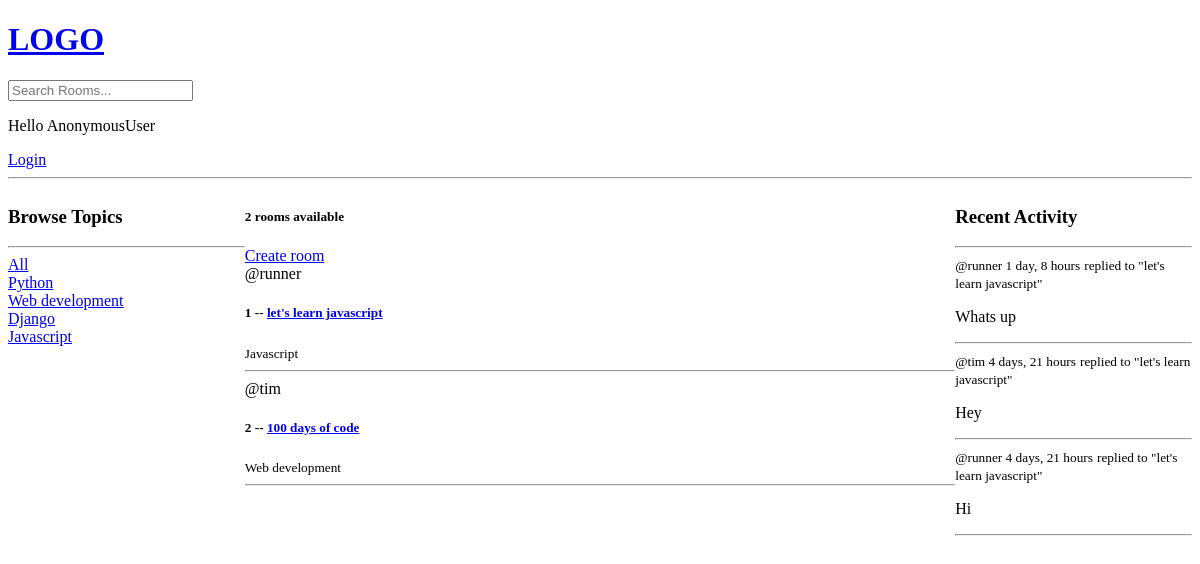
Before: / with the older database file.
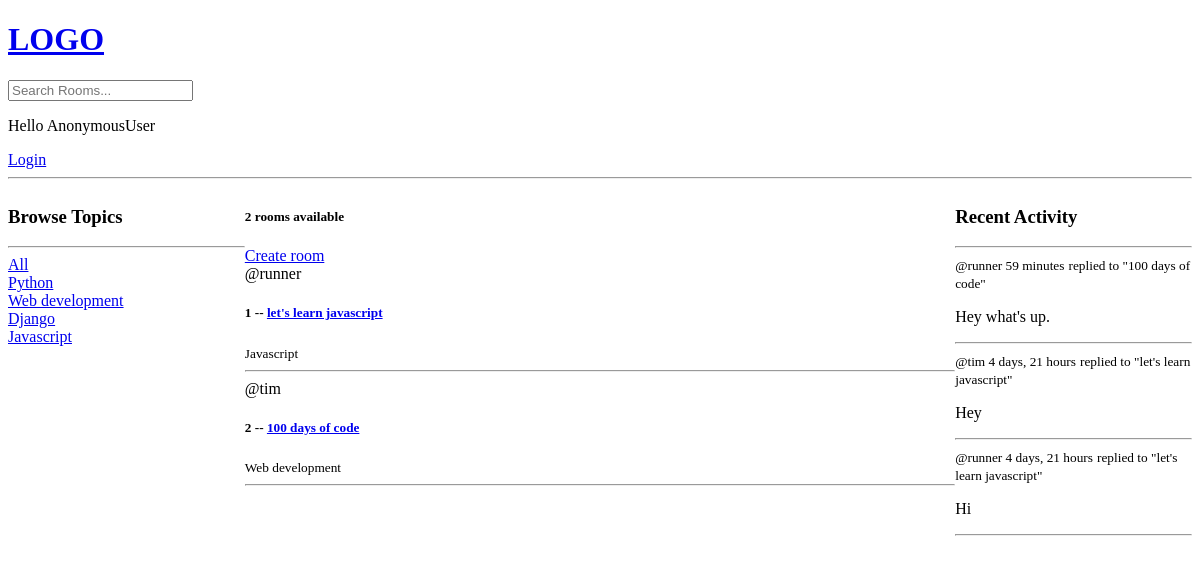
After: the same page with the newer database file.
### base/models.py (models this page shows, shortened)
class Topic(models.Model):
  name = models.CharField(max_length=200)

class Room(models.Model):
  host = models.ForeignKey(User, on_delete=models.SET_NULL, null=True)
  topic = models.ForeignKey(Topic, on_delete=models.SET_NULL, null=True)
  name = models.CharField(max_length = 200)
  description = models.TextField(null=True, blank=True)
  participants = models.ManyToManyField(User, related_name='participants', blank=True)
  updated = models.DateTimeField(auto_now=True)
  created = models.DateTimeField(auto_now_add = True)
  class Meta:
    ordering = ['-updated', '-created']
  def __str__(self):
    return self.name

class Message(models.Model):
  user = models.ForeignKey(User, on_delete=models.CASCADE)
  room = models.ForeignKey(Room, on_delete=models.CASCADE)
  body = models.TextField()
  updated = models.DateTimeField(auto_now=True)
  created = models.DateTimeField(auto_now_add = True)
  class Meta:
    ordering = ['-updated', '-created']
  def __str__(self):
    return self.body[0:50]

### base/views.py (the view)
# urls.py: path('', views.home, name='home'),
def home(request):
    q = request.GET.get('q') if request.GET.get('q') != None else ''
    rooms = Room.objects.filter(
        Q(topic__name__icontains=q) | Q(name__icontains=q)
        | Q(description__icontains=q))
    topics = Topic.objects.all()
    room_count = rooms.count()
    room_messages = Message.objects.filter(Q(room__topic__name__icontains=q))
    context = {'rooms': rooms, 'topics': topics, 'room_count': room_count, 'room_messages': room_messages}
    return render(request, "base/home.html", context)

### base/templates/base/home.html (shortened to what this page needs)
{% extends 'main.html' %}
{% block content %}
<div class="home-container">
  <div>
    <h3>Browse Topics</h3>
    <hr>
    <div>
      <a href="{% url 'home' %}">All</a>
    </div>
    {% for topic in topics %}
    <div>
      <a href="{% url 'home' %}?q={{topic.name}}">{{topic.name}}</a>
    </div>
    {% endfor %}
  </div>
  <div>
    <h5>{{room_count}} rooms available</h5>
    <a href="{% url 'create-room' %}">Create room</a>
    <div>
      {% for room in rooms %}
        <div>
          <span>@{{room.host.username}}</span>
          <h5>{{room.id}} -- <a href="{% url 'room' room.id %}">{{room.name}}</a></h5>
          <small>{{room.topic.name}}</small>
          <hr>
        </div>
      {% endfor %}
    </div>
  </div>
  <div>
    <h3>Recent Activity</h3>
    <hr>
      {% for message in room_messages %}
      <div>
        <small>@{{ message.user }} {{message.created|timesince}}</small>
        <small>replied to "{{message.room}}"</small>
        <p>{{message}}</p>
        <hr>
      </div>
      {% endfor %}
  </div>
</div>
{% endblock %}

### templates/main.html (shortened to what this page needs)
<!DOCTYPE html>
<html lang="en">
<head>
</head>
<body>
  {% include 'navbar.html' %}
  {% block content %}
  {% endblock %}
</body>
</html>

### templates/navbar.html
<a href='/'>
  <h1>LOGO</h1>
</a>
<form method="GET" action = "{% url 'home' %}">
  <input type="text" name='q' placeholder='Search Rooms...'/>
</form>
<p>Hello {{ request.user }}</p>
{% if request.user.is_authenticated %}
<a href="{% url 'logout' %}">Logout</a>
{% else %}
<a href="{% url 'login' %}">Login</a>
{% endif %}
<hr>

### base/templates/base/home.html (style rules this page uses)
.home-container { display: grid; grid-template-columns: 1fr 3fr 1fr; }

Changed rows visible on the page:
removed Message: user "runner", created "1 day, 8 hours", room "let's learn javascript", body "Whats up"
added Message: user "runner", created "59 minutes", room "100 days of code", body "Hey what's up."
